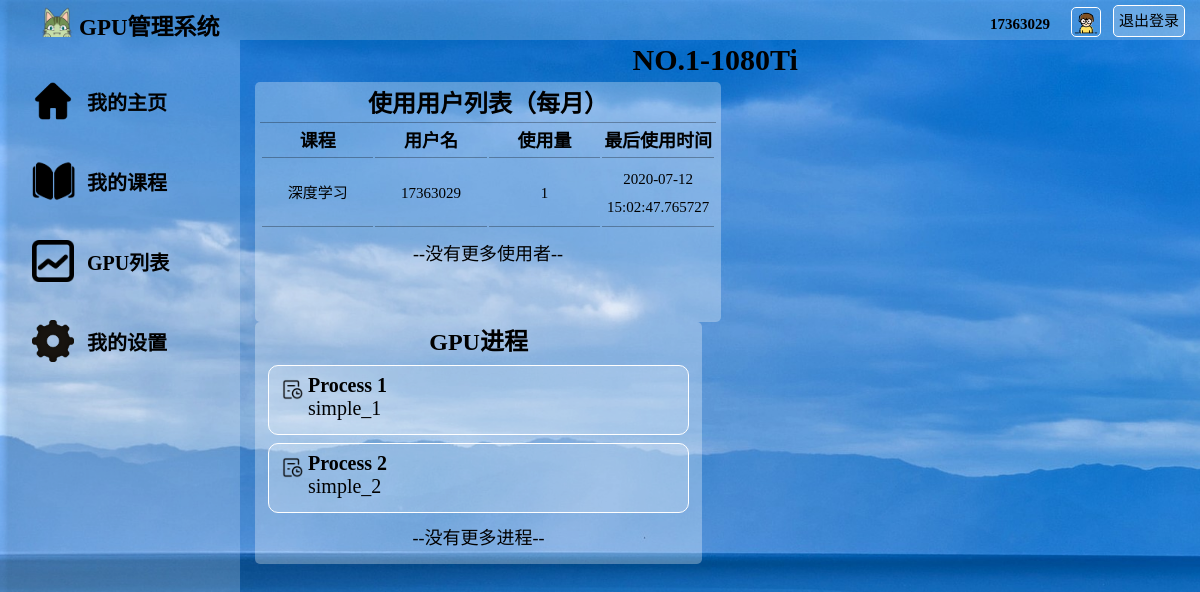
Before: /GPUs/1/ (signed in) with the older database file.
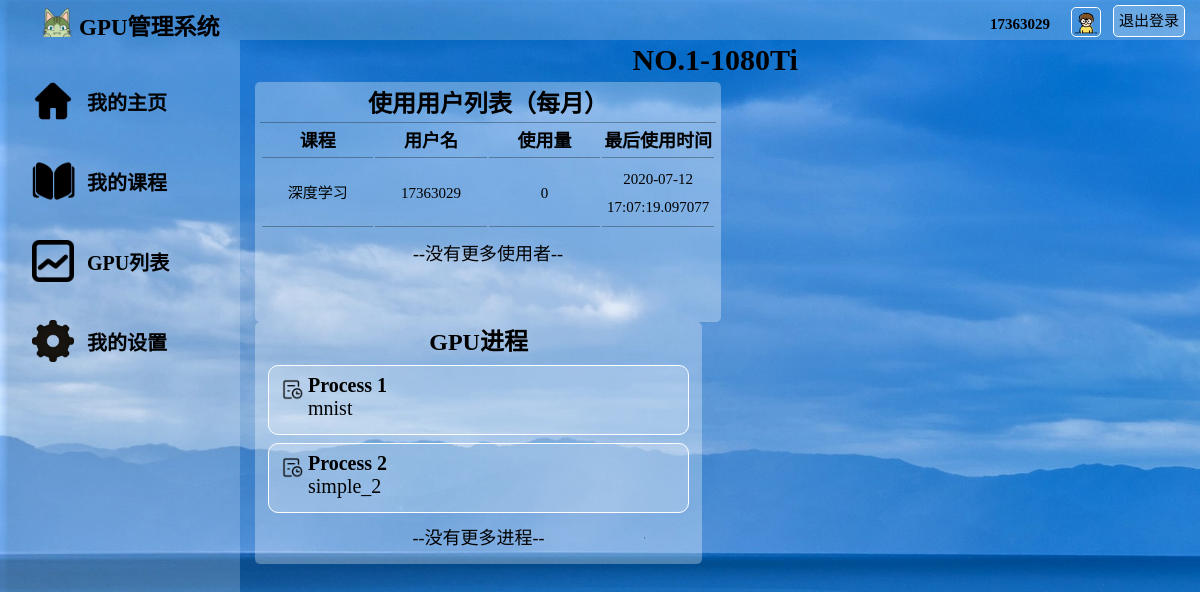
After: the same page with the newer database file.
### watchlist/models.py (models this page shows, shortened)
class User(db.Model, UserMixin):
    __tablename__ = 'User'
    id = db.Column(db.Integer, primary_key=True)                        # id（主键）
    username = db.Column(db.String(20))                                 # 用户名
    password_hash = db.Column(db.String(128))                           # 用户密码
    identity = db.Column(db.String(128))                                # 身份：学生or老师
    pic_path = db.Column(db.String(128), default="/static/pic/1.jpg")   # 用户头像地址
    stu_id = db.Column(db.String(20), default="未填写")                  # 学生学号
    ingrade = db.Column(db.String(20), default="未填写")                 # 学生年级
    inclass = db.Column(db.String(20), default="未填写")                 # 学生年班级

class GPU_course(db.Model):
    __tablename__ = 'GPU_course'
    id = db.Column(db.Integer, primary_key=True)  # id（主键）
    gpu_name = db.Column(db.String(50), db.ForeignKey('GPU.name'))        # gpu name
    course_name = db.Column(db.String(50), db.ForeignKey('Course.name'))  # 用户对应的课程

class Usage(db.Model):
    __tablename__ = 'Usage'
    id = db.Column(db.Integer, primary_key=True)  # id（主键）
    user_name = db.Column(db.String(50), db.ForeignKey('User.username'))  # 用户名
    course_name = db.Column(db.String(50), db.ForeignKey('Course.name'))  # 进程对应的课程
    gpu_name = db.Column(db.String(50), db.ForeignKey('GPU.name'))  # gpu name
    submit_num = db.Column(db.Integer, default=0)  # 总提交进程数
    last_time = db.Column(db.DateTime, default=datetime.utcnow)  # 最后一次提交进程的时间

class Process(db.Model):
    __tablename__ = 'Process'
    id = db.Column(db.Integer, primary_key=True)                    # id（主键）
    name = db.Column(db.String(50))                                 # 程序的名称
    info = db.Column(db.String(300))                                # 程序的信息
    state = db.Column(db.String(50))                                # 是否运行完成
    result = db.Column(db.String(1000))                             # 程序的结果
    code = db.Column(db.String(10000))                              # 存储代码，方便以后编辑代码
    course_name = db.Column(db.String(50), db.ForeignKey('Course.name'))  # 程序所属的课程
    gpu_name = db.Column(db.String(50), db.ForeignKey('GPU.name'))  # 程序在哪个gpu上跑的

### watchlist/views.py (the view)
@app.route('/GPUs/<int:id>/', methods=['GET', 'POST'])
@login_required
def gpu_xxx_teacher(id):
    gpus = GPU_course.query.filter_by(id=id).first()
    processes = Process.query.filter_by(gpu_name=gpus.gpu_name).all()
    usages = Usage.query.filter_by(gpu_name=gpus.gpu_name).all()
    return render_template('gpu_xxx_teacher.html',gpus=gpus,processes=processes,usages=usages)

### watchlist/__init__.py (called while the page is built)
@login_manager.user_loader
def load_user(user_id):
    from watchlist.models import User
    user = User.query.get(int(user_id))
    return user

@app.context_processor
def inject_user():
    from watchlist.models import User
    user = User.query.first()
    return dict(user=user)

### watchlist/templates/gpu_xxx_teacher.html (shortened to what this page needs)
<!DOCTYPE html>
<html lang="en">
<head>
	<link rel="stylesheet" href="/static/style.css" />
</head>
<body>
	<div id="container">
		<div id="header" >
			<div id="logo">
	            <img src="/static/pic/logo.png" alt="">
	            <span>GPU管理系统</span>
	        </div>
			<div id="other">
				<form form method="POST" action="/logout/">
					<a id="login_out" href="/logout/" class="button">退出登录</a>
					<div id="user_img">
						<img src="{{ current_user.pic_path }}" alt="image">
					</div>
					<div id="user_name">
						<span>{{ current_user.username }}</span>
					</div>
				</form>
			</div>
		</div>
		<div id="main">
			<div id="aside">
				<br>
				<div id="Home Page">
					<div class="asidepic">
						<img src="/static/pic/home.png" alt="">
					</div>
					<div class="asidechoices">
						<a href="/index_teacher/">我的主页</a>
					</div>
				</div>
				<div id="My courses">
					<div class="asidepic">
						<img src="/static/pic/courses.png" alt="">
					</div>
					<div class="asidechoices">
						<a href="/my_courses_teacher/">我的课程</a>
					</div>
				</div>
				<div id="Process">
					<div class="asidepic">
						<img src="/static/pic/process.png" alt="">
					</div>
					<div class="asidechoices">
						<a href="/process_teacher/">GPU列表</a>
					</div>
				</div>
				<div id="Settings">
					<div class="asidepic">
						<img src="/static/pic/settings.png" alt="">
					</div>
					<div class="asidechoices">
						<a href="/settings_teacher/">我的设置</a>
					</div>
				</div>
			</div>
			<div id="content">
				<div style="width:99%;font-size:30px;text-align:center;margin-top:3px;">
					<strong>{{ gpus['gpu_name'] }}</strong>
				</div>
				<div id="gpu_below">
					<div id="gpu-user-list">
						<form action="">
							<table>
								<h2 style="text-align:center;height:35px;line-height:35px;">使用用户列表（每月）</h2>
								<tr>
									<th>课程</th>
									<th>用户名</th>
									<th>使用量</th>
									<th>最后使用时间</th>
								</tr>
								{% for u in usages %}
								<tr>
									<td>{{u.course_name}}</td>
									<td>{{u.user_name}}</td>
									<td>{{u.submit_num}}</td>
									<td>{{u.last_time}}</td>
								</tr>
								{% endfor %}
							</table>
							<p class="index_box_no">--没有更多使用者--</p>
						</form>
					</div>
					<div id="gpu-process-list">
						<h2 style="text-align:center;height:30px;line-height:30px;">GPU进程</h2>
						{% for p in processes %}
						<div id="program1" class="gpu-process-list-program">
							<a href="/process_teacher/{{ p['id'] }}/">
								<div class="index_img">
									<img src="/static/pic/process_.png" alt="">
								</div>
								{{ p['name'] }}
							</a>
							<p>{{ p['info'] }}</p>
						</div>
						{% endfor %}
						<p class="index_box_no">--没有更多进程--</p>
					</div>
				</div>
			</div>
		</div>
	</div>
</body>
</html>

### watchlist/static/style.css (style rules this page uses)
* { margin: 0; padding: 0; font-family: "阿里巴巴普惠体", "微软雅黑"; color: black; }
html { height: 100%; background:url("pic/bg.gif") repeat-y; background-size: cover; }
#container { margin: 0; height: 100%; }
#header { height: 40px; width: 100%; position: fixed; z-index: 1000;left: 0; top: 0; }
#login_out { height: 30px; padding: 0 5px; margin:5px 15px 6px 2px; font-size:15px; line-height: 30px; float:right; background: rgba(255, 255, 255, 0.2); color:black; text-decoration: none; border:1px solid white; border-radius: 5px; }
#user_img { margin-top: 5px; margin-right: -40px padding-top: -50px; float: right; margin: 10px; height: 30px; width: 30px; }
#user_img img { margin-top:-15px; width: 95%; height:95%; border: 1px solid white; border-radius: 5px; }
#user_name { width: 80px; height: 88%; float: right; margin:1px -10px 1px 0; padding: 1px; color: black; text-align: right; }
#user_name span { font-size: 15px; font-weight: bold; }
#logo { height: 100%; width: 20%; float: left; background: rgba(255, 255, 255, 0.2); }
#logo img { float: left; margin-left: 40px; height: 85%; margin-top: 3px; }
#logo span { float: left; margin-left: 5px; margin-top: 8px; font-weight: bold; font-size: 23px; }
#other { height: 100%; width: 80%; float: left; background: rgba(255, 255, 255, 0.2); text-align: right; line-height: 40px; font-size: 20px; color: black; }
#other span { height: 80%; width: 20%; color: black; margin-right:20px; }
#main { height: auto; }
#aside { margin-top: 40px; float: left; width: 20%; height: 100%; background: rgba(255, 255, 255, 0.2); position: fixed; }
#aside div { height: 60px; margin: auto; text-align: left; margin-left: 5px; padding: 10px; }
#aside a { text-decoration: none; text-align: center; font-size: 20px; line-height: 50px; height: 60px; color: black; margin: 5px; padding: 2px; font-weight: bold; }
.asidepic { height: 80%; width: 25px; float: left; line-height: 100%; }
.asidepic img { height: 70%; margin: 2px; }
.asidechoices { height: 80%; float: left; margin:2px; padding: 2px; }
#content { float: right; width: 80%; height: 100%; overflow: auto; margin-top:40px; }
.index_img { height: 1.5em; float: left; line-height: 100%; }
.index_img img { height: 70%; margin: 5px; }
.index_box_no { font-size: 18px; margin: 10px; text-align: center }
.new_course_box th,td { padding:2px; text-align: justify; width:200px; justify-content:space-between; }
#new_gpu_table th,td { padding:2px; text-align: justify; height:40px; width:200px; justify-content:space-between; }
#gpu_below { min-height: 230px; max-height: 450px; width: 99%; clear:both; margin:0; margin-top:5px; padding-left:5px; }
#gpu-user-list { min-height: 230px; max-height: 450px; overflow: auto; height: 230px; float:left; width: 48%; margin: 0 10px; padding: 5px; text-align:center; background: rgba(255,255,255,0.3); border-radius: 5px; }
#gpu-user-list table { width: 100%; border-top: 1px solid rgba(0,0,0,0.3); }
#gpu-user-list th { width:25%; height: 32px; line-height: 32px; font-size: 18px; border-bottom: 1px solid rgba(0,0,0,0.3); }
#gpu-user-list td { width: 25%; height:99%; padding:5px; font-weight: normal; font-size:15px; text-align: center; line-height: 28px; border-bottom: 1px solid rgba(0,0,0,0.3); }
#gpu-process-list { min-height: 230px; max-height: 450px; overflow: auto; float:left; width: 46%; margin: 0 10px; padding: 5px; background: rgba(255,255,255,0.3); border-radius: 5px; }
.gpu-process-list-program { height: 45px; border: 1px solid white; background: rgba(255, 255, 255, 0.2); padding: 8px 15px 15px 8px; margin: 8px; font-size: 20px; border-radius: 10px; color: black; }
.gpu-process-list-program a { text-decoration: none; font-size: 20px; color: black; font-weight: bold; }

Changed rows visible on the page:
changed Usage "深度学习": submit_num "1" → "0"; last_time "2020-07-12 15:02:47.765727" → "2020-07-12 17:07:19.097077"
changed Process "Process 1": info "simple_1" → "mnist"
